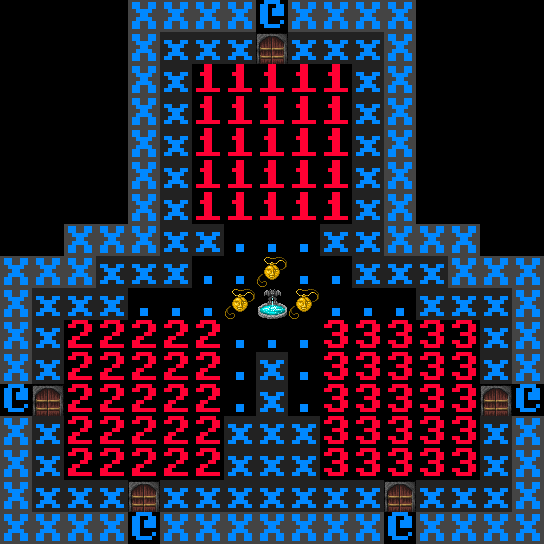

Below is a game level as drawn by its tile map, then a one-line description and the .tmx file that defines it, in full:
An orthogonal 17x17 tile map with 32x32 px tiles, 3 tile layers (Tile Layer, Feature Layer, Tag Layer), 2 tilesets.

<map version="2017.05.26" orientation="orthogonal" renderorder="right-down" width="17" height="17" tilewidth="32" tileheight="32" backgroundcolor="#000000" nextobjectid="1">
 <properties>
  <property name="code">SUBVAULT:   1 : ee_9x9
SUBVAULT:   2 : ee_9x9
SUBVAULT:   3 : ee_9x9
KFEAT:      X = x
: ee_setup(_G)</property>
  <property name="depth" value="Depths:2-, !Depths:$, D:14-" />
  <property name="orient" value="float" />
  <property name="weight" value="3" />
 </properties>
 <tileset firstgid="1" source="../tilesets/features.tsx" />
 <tileset firstgid="205" source="../tilesets/basic.tsx" />
 <layer name="Tile Layer" width="17" height="17">
  <data encoding="csv">
0,0,0,0,207,207,207,207,208,207,207,207,207,0,0,0,0,
0,0,0,0,207,206,206,206,121,206,206,206,207,0,0,0,0,
0,0,0,0,207,206,28,28,28,28,28,206,207,0,0,0,0,
0,0,0,0,207,206,28,28,28,28,28,206,207,0,0,0,0,
0,0,0,0,207,206,28,28,28,28,28,206,207,0,0,0,0,
0,0,0,0,207,206,28,28,28,28,28,206,207,0,0,0,0,
0,0,0,0,207,206,28,28,28,28,28,206,207,0,0,0,0,
0,0,207,207,207,206,206,205,205,205,206,206,207,207,207,0,0,
207,207,207,206,206,206,205,205,15,205,205,206,206,206,207,207,207,
207,206,206,206,205,205,205,15,109,15,205,205,205,206,206,206,207,
207,206,29,29,29,29,29,205,205,205,30,30,30,30,30,206,207,
207,206,29,29,29,29,29,205,206,205,30,30,30,30,30,206,207,
208,121,29,29,29,29,29,205,206,205,30,30,30,30,30,121,208,
207,206,29,29,29,29,29,206,206,206,30,30,30,30,30,206,207,
207,206,29,29,29,29,29,206,206,206,30,30,30,30,30,206,207,
207,206,206,206,121,206,206,206,206,206,206,206,121,206,206,206,207,
207,207,207,207,208,207,207,207,207,207,207,207,208,207,207,207,207
</data>
 </layer>
 <layer name="Feature Layer" width="17" height="17">
  <data encoding="csv">
0,0,0,0,0,0,0,0,0,0,0,0,0,0,0,0,0,
0,0,0,0,0,0,0,0,0,0,0,0,0,0,0,0,0,
0,0,0,0,0,0,0,0,0,0,0,0,0,0,0,0,0,
0,0,0,0,0,0,0,0,0,0,0,0,0,0,0,0,0,
0,0,0,0,0,0,0,0,0,0,0,0,0,0,0,0,0,
0,0,0,0,0,0,0,0,0,0,0,0,0,0,0,0,0,
0,0,0,0,0,0,0,0,0,0,0,0,0,0,0,0,0,
0,0,0,0,0,0,0,0,0,0,0,0,0,0,0,0,0,
0,0,0,0,0,0,0,0,0,0,0,0,0,0,0,0,0,
0,0,0,0,0,0,0,0,0,0,0,0,0,0,0,0,0,
0,0,0,0,0,0,0,0,0,0,0,0,0,0,0,0,0,
0,0,0,0,0,0,0,0,0,0,0,0,0,0,0,0,0,
0,0,0,0,0,0,0,0,0,0,0,0,0,0,0,0,0,
0,0,0,0,0,0,0,0,0,0,0,0,0,0,0,0,0,
0,0,0,0,0,0,0,0,0,0,0,0,0,0,0,0,0,
0,0,0,0,0,0,0,0,0,0,0,0,0,0,0,0,0,
0,0,0,0,0,0,0,0,0,0,0,0,0,0,0,0,0
</data>
 </layer>
 <layer name="Tag Layer" width="17" height="17">
  <data encoding="csv">
0,0,0,0,0,0,0,0,0,0,0,0,0,0,0,0,0,
0,0,0,0,0,0,0,0,0,0,0,0,0,0,0,0,0,
0,0,0,0,0,0,0,0,0,0,0,0,0,0,0,0,0,
0,0,0,0,0,0,0,0,0,0,0,0,0,0,0,0,0,
0,0,0,0,0,0,0,0,0,0,0,0,0,0,0,0,0,
0,0,0,0,0,0,0,0,0,0,0,0,0,0,0,0,0,
0,0,0,0,0,0,0,0,0,0,0,0,0,0,0,0,0,
0,0,0,0,0,0,0,0,0,0,0,0,0,0,0,0,0,
0,0,0,0,0,0,0,0,0,0,0,0,0,0,0,0,0,
0,0,0,0,0,0,0,0,0,0,0,0,0,0,0,0,0,
0,0,0,0,0,0,0,0,0,0,0,0,0,0,0,0,0,
0,0,0,0,0,0,0,0,0,0,0,0,0,0,0,0,0,
0,0,0,0,0,0,0,0,0,0,0,0,0,0,0,0,0,
0,0,0,0,0,0,0,0,0,0,0,0,0,0,0,0,0,
0,0,0,0,0,0,0,0,0,0,0,0,0,0,0,0,0,
0,0,0,0,0,0,0,0,0,0,0,0,0,0,0,0,0,
0,0,0,0,0,0,0,0,0,0,0,0,0,0,0,0,0
</data>
 </layer>
 <objectgroup name="Scripting Layer" />
</map>
